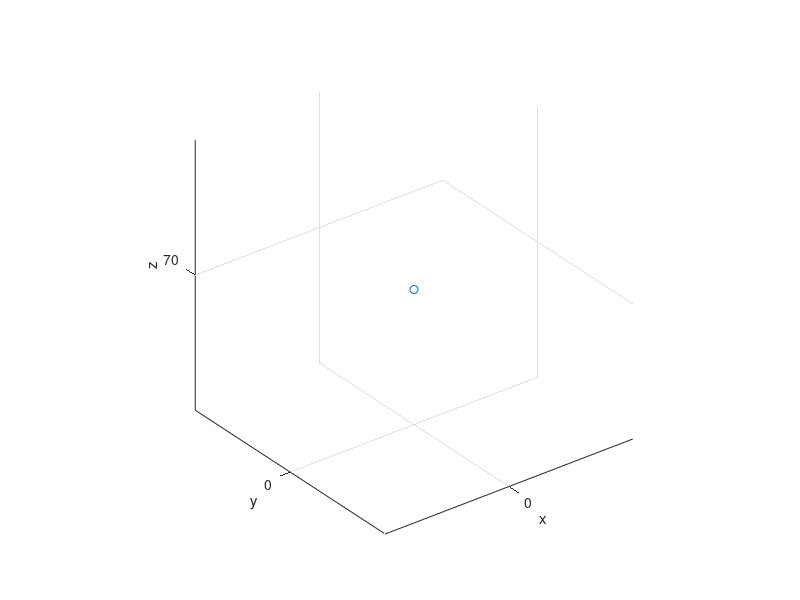

This chart was generated by the following MATLAB code: (Note: this script raises an error after producing the figure.)
%2023/03/26
%一条光线的旅程
%规定：光线方向向量与光线传播方向一致
%长度单位均为mm
clc;format compact;clear;close all
%1.光源
PVs=[0,0,70];
figure;plot3(PVs(1),PVs(2),PVs(3),'o');
hold on;grid on;axis equal
xlabel('x');ylabel('y');zlabel('z');
%2.入射光线1
DVi1=(rotationmat(83,90)*[0;0;1])';%方向
%3.球面镜1(准直)
PVb1=[20,-152.4,70];R1=304.8;%球心与半径
aperture1=25.4;theta_b1M=asind(aperture1./(2.*R1));%口径与张角
%先画一个球心在原点的顶朝上球面镜
phi_b1=linspace(0,360,31);
theta_b1=linspace(0,theta_b1M,31);
zphi_b1=90;ytheta_b1=90; %姿态参数
%旋转+平移
[bx1,by1,bz1]=ball_transform(PVb1,R1,phi_b1,theta_b1,zphi_b1,ytheta_b1);
surf(bx1,by1,bz1, ...
    'FaceColor','interp','EdgeColor','none');
%4.入射光线1与球1交点
PVn1=lbcross(DVi1,PVs,PVb1,R1);%交点
%判断是否在球面镜上
flag_n1=onBallMirror(PVn1,PVb1,R1,theta_b1M,zphi_b1,ytheta_b1)
plot3([PVs(1),PVn1(1)],[PVs(2),PVn1(2)],[PVs(3),PVn1(3)], ...
    'Color','k','LineWidth',1,'Marker','.');%入射光线1
DVn1=balln(PVn1,PVb1);%法向量
%5.反射光线1到入射光线2, DVr1-->DVi2,PVn1-->PVi2
PVr1=reflect(PVs,DVn1,PVn1);%反射光线上一点
DVi2=PVr1-PVn1;% DVr1(略)-->DVi2
PVi2=PVn1;
%6.光栅
PVg1=[40,0,70];%中心位置
lx_g1=25;ly_g1=25;%平铺时的长宽尺寸
zphi_g1=91.2;ytheta_g1=90; %姿态参数
%旋转+平移
[px1,py1,pz1,DVg1]=plane_transform(PVg1,lx_g1,ly_g1,zphi_g1,ytheta_g1);
surf(px1,py1,pz1, ...
    'FaceColor','interp','EdgeColor','none');
%7.入射光线2与光栅的交点
PVn2=lmcross(DVi2,PVi2,DVg1,PVg1);
flag_n2=onPlaneMirror(PVn2,PVg1,lx_g1,ly_g1,zphi_g1,ytheta_g1)
plot3([PVi2(1),PVn2(1)],[PVi2(2),PVn2(2)],[PVi2(3),PVn2(3)], ...
    'Color','k','LineWidth',1,'Marker','.');%入射光线2
%8.反射光线2到入射光线3,DVr2-->DVi3,PVn2-->PVi3
m=-1;%干涉级次
d=1/300;%300条/mm
lambda=[400e-6 500e-6 600e-6 700e-6]';%列向量
PVr2=grating_reflect(m,d,lambda,PVi2,DVg1,PVn2);%矩阵每行是不同波长对应的反射光线上一点坐标
DVi3=PVr2-PVn2;% DVr2(略)-->DVi3
PVi3=PVn2;
%9.球面镜2(会聚)
PVb2=[75,-152.4,70];R2=304.8;%球心与半径
aperture2=25.4;theta_b2M=asind(aperture2./(2.*R2));%口径与张角
%先画一个球心在原点的顶朝上球面镜
phi_b2=linspace(0,360,31);
theta_b2=linspace(0,theta_b2M,31);
zphi_b2=90;ytheta_b2=90; %姿态参数
%旋转+平移
[bx2,by2,bz2]=ball_transform(PVb2,R2,phi_b2,theta_b2,zphi_b2,ytheta_b2);
surf(bx2,by2,bz2, ...
    'FaceColor','interp','EdgeColor','none');
%12.ccd或狭缝或观察屏detector
PVd1=[110,0,70];%中心位置
lx_d1=25;ly_d1=25;%平铺时的长宽尺寸
zphi_d1=90;ytheta_d1=90; %姿态参数
%旋转+平移
[px2,py2,pz2,DVd1]=plane_transform(PVd1,lx_d1,ly_d1,zphi_d1,ytheta_d1);
surf(px2,py2,pz2, ...
    'FaceColor','interp','EdgeColor','none');
%10.入射光线3与球3交点
PVn3=zeros(size(DVi3));DVn3=PVn3;PVr3=PVn3;
DVi4=PVn3;PVn4=PVn3;
for ii=1:length(lambda)
    PVn3(ii,:)=lbcross(DVi3(ii,:),PVi3,PVb2,R2);%暂时没考虑没有交点的情况
    flag_n3=onBallMirror(PVn3(ii,:),PVb2,R2,theta_b2M,zphi_b2,ytheta_b2);
    if flag_n3==0
        continue
    end
    lightcolor=getRGB(lambda(ii)*1e6);
    plot3([PVi3(1),PVn3(ii,1)],[PVi3(2),PVn3(ii,2)],[PVi3(3),PVn3(ii,3)], ...
        'Color',lightcolor,'LineWidth',1,'Marker','.');%入射光线3
    DVn3(ii,:)=balln(PVn3(ii,:),PVb2);
    %11.反射光线3到入射光线4,DVr3-->DVi4,PVn3-->PVi4
    PVr3(ii,:)=reflect(PVi3,DVn3(ii,:),PVn3(ii,:));
    DVi4(ii,:)=PVr3(ii,:)-PVn3(ii,:); %DVr3(略)-->DVi4
    PVi4=PVn3;
    %13.入射光线4与探测器的交点
    PVn4(ii,:)=lmcross(DVi4(ii,:),PVi4(ii,:),DVd1,PVd1);
    flag_n4=onPlaneMirror(PVn4(ii,:),PVd1,lx_d1,ly_d1,zphi_d1,ytheta_d1);
    if flag_n4==1
        plot3([PVi4(ii,1),PVn4(ii,1)],[PVi4(ii,2),PVn4(ii,2)],[PVi4(ii,3),PVn4(ii,3)], ...
            'Color',lightcolor,'LineWidth',1,'Marker','.');%入射光线4
    end
end

%函数
%1.旋转矩阵函数
function Rmat=rotationmat(zphi,ytheta)
    ythetamat=[
        cosd(ytheta),0,sind(ytheta);
        0,1,0;
        -sind(ytheta),0,cosd(ytheta);];%旋转矩阵Ry,先绕y轴转θ
    zphimat=[
        cosd(zphi),-sind(zphi),0;
        sind(zphi),cosd(zphi),0;
        0,0,1;];%旋转矩阵Rz,再绕z轴转φ
    Rmat=zphimat*ythetamat;%先把两个旋转变换乘起来
end
%2画任意位置任意朝向的平面plane_transform
%input:平面中心坐标PVm,x方向长度lx,y方向长度ly,旋转角度zph,ytheta
%返回计算出来的坐标px,py,pz,和法向量用于计算直线与此平面的交点
function [px,py,pz,DVm]=plane_transform(PVm,lx,ly,zphi,ytheta)
    %思路是先画个躺在xoy平面的矩形,然后旋转再平移,与画球面镜做法相似
    [px,py]=meshgrid(linspace(-lx./2,lx./2,5),linspace(-ly./2,ly./2,5));
    pz=zeros(size(px));%纵坐标为0
    Rmat=rotationmat(zphi,ytheta);
    object=[px(1:end);py(1:end);pz(1:end)];
    temp=Rmat*object;
    px(1:end)=temp(1,:)+PVm(1);
    py(1:end)=temp(2,:)+PVm(2);
    pz(1:end)=temp(3,:)+PVm(3);
    DVm=(Rmat*[0;0;1])';%对z轴单位向量作变换
end
%3判断交点PVn在不在平面镜上
function flag=onPlaneMirror(PVn,PVm,lx,ly,zphi,ytheta)
    %旋转矩阵是正交矩阵，它的逆就等于转置，我们把给交点平移，再左乘转置
    Rmat=rotationmat(zphi,ytheta);%旋转矩阵
    PVn_ori=(Rmat')*(PVn-PVm)';
    if abs(PVn_ori(1))<=lx/2 && abs(PVn_ori(2))<=ly/2
        flag=1;
    else
        flag=0;
    end
end
%4.任意直线line与任意平面mirror的交点PVc(cross)
%input: 直线方向DVl和其上一点PVl，平面方向DVm,上面一点的位矢PVm
function PVc=lmcross(DVl,PVl,DVm,PVm)
    %几何意义:PVl到面的垂直分量是DVl方向向量的t倍
    t=dot(DVm,PVm-PVl)./dot(DVm,DVl);
    PVc=t.*DVl+PVl; %直线参数方程
end
%平面镜反射的函数
%5.某点关于线的对称点PVr(reflect)
%input: 点坐标PVi(i表示入射光线上一点)，直线方向DVl和其上一点PVl
function PVr=reflect(PVi,DVl,PVl)
    %法线与辅助平面垂直(线方向和面方向相同),PVi是辅助平面上一点
    PVc=lmcross(DVl,PVl,DVl,PVi);%线方向、位置，面方向、位置
    PVr=2.*PVc-PVi; %c是i与r的中点
%     plot3([PVc(1),PVl(1)],[PVc(2),PVl(2)],[PVc(3),PVl(3)],'--');%法线
end
%6.求直线与球的交点PVn
%input: 直线方向DVl,线上一点PVl,球心PVb,半径R
function [PVn,flag]=lbcross(DVl,PVl,PVb,R)
    DVd=PVl-PVb;
    a=dot(DVl,DVl);
    b=2.*dot(DVd,DVl);
    c=dot(DVd,DVd)-R.^2;
%     %数值求解at^2+bt+c=0
%     syms x
%     S=double(vpasolve(a.*x.^2+b.*x+c == 0, x));
    S=zeros(2,1);
    delta=b.^2-4.*a.*c;
    if delta<0
        disp('与球无交点');
        flag=0;
        return
    end
    S(1)=(-b+delta.^0.5)./(2.*a);
    S(2)=(-b-delta.^0.5)./(2.*a);
    %取大于0且绝对值最小的(前提是光线方向向量是其传播方向)
    t=min(S(S>0));
    PVn=t.*DVl+PVl;
end
%7.球上一点的法向量
%input: 球上一点,球心PVb
function DVn=balln(PVn,PVb)
    DVn=PVb-PVn;
end
%8.计算任意位置任意朝向的球面镜坐标
%input:PVb球心,R半径,取值范围phi,theta,R与theta共同决定口径
%球面镜朝向角度zphi,ytheta
function [sx,sy,sz]=ball_transform(PVb,R,phi,theta,zphi,ytheta)
    [PHI,THETA]=meshgrid(phi,theta);
    %旋转对象(一个球心在原点的顶朝上的球面镜)
    sx=R.*sind(THETA).*cosd(PHI);
    sy=R.*sind(THETA).*sind(PHI);
    sz=R.*cosd(THETA);
%     surf(sx,sy,sz, ...
%     'FaceColor','interp','EdgeColor','none');
    %旋转到想要的方向
    Rmat=rotationmat(zphi,ytheta);
    %将画图时用的三个矩阵合并,每一列的三行对应一个点的xyz坐标
    object=[sx(1:end);sy(1:end);sz(1:end)];
    %旋转变换
    temp=Rmat*object;
    %更新坐标,同时平移
    sx(1:end)=temp(1,:)+PVb(1);
    sy(1:end)=temp(2,:)+PVb(2);
    sz(1:end)=temp(3,:)+PVb(3);
end
%9.判断交点在不在球面镜上
function flag=onBallMirror(PVn,PVb,R,theta_max,zphi,ytheta)
    %旋转矩阵是正交矩阵，它的逆就等于转置，我们把给交点平移，再左乘转置
    %就得到其在初始顶朝上球面镜上的对应点
    Rmat=rotationmat(zphi,ytheta);%旋转矩阵
    PVn_ori=(Rmat')*(PVn-PVb)';
%     plot3(PVn_ori(1),PVn_ori(2),PVn_ori(3),'.');
    if PVn_ori(3)>=R*cosd(theta_max)
        flag=1;
    else
        flag=0;
    end
end
%10.光栅反射函数grating_reflect
%input:级数m,光栅常数d,波长λ(可以是一个列向量),入射光线上一点PVi,法线方向DVl,交界点PVl
function [PVgr,theta_i]=grating_reflect(m,d,lambda,PVi,DVl,PVl)
    %法线与辅助平面垂直DVl就是mirror法向量,且PVi也是辅助平面上一点
    PVc=lmcross(DVl,PVl,DVl,PVi);%线方向、位置，面方向、位置
    %求
    theta_i=acosd(dot(PVi-PVl,PVc-PVl)./(dot(PVi-PVl,PVi-PVl).*dot(PVc-PVl,PVc-PVl)).^0.5);
    theta_r=asind(sind(theta_i)-m.*lambda./d);%列向量
    scalar=tand(theta_r)./tand(theta_i);%列向量
    PVgr=scalar.*(PVc-PVi)+PVc;% 列向量.*行向量 +行向量 
end
%11.闪耀光栅闪耀波长grating_blaze(公式跟用法很相关,但结果挺接近的)
function lambda_b=grating_blaze(m,d,theta_b,theta_i)
    lambda_b=-2.*d.*cosd(theta_i+theta_b).*sind(theta_b)./m;
end
%12.波长转RGB(网上抄的,有点问题,将就着用吧)
%可以研究章佳杰色度学科普文章，自己写一个，应用光学中也有相关知识
function RGB=getRGB(dWave)
    maxPix=1;gamma=1;
    waveArea = [380,440,490,510,580,645,780];
    minusWave = [0,440,440,510,510,645,780];
    deltWave = [1,60,50,20,70,65,35];
    for p=1:length(waveArea)
        if dWave<waveArea(p)
            break
        end
    end
    pVar=abs(minusWave(p)-dWave)/deltWave(p);
    rgbs=[[0,0,0];[pVar,0,1];[0,pVar,1];[0,1,pVar];[pVar,1,0];[1,pVar,0];[1,0,0];[0,0,0]];
    %在光谱边缘处颜色变暗
    if (dWave>=380) && (dWave<420)
        alpha = 0.3+0.7*(dWave-380)/(420-380);
    elseif (dWave>=420) && (dWave<701)
        alpha = 1.0;
    elseif (dWave>=701) && (dWave<780)
        alpha = 0.3+0.7*(780-dWave)/(780-700);
    else
        alpha = 0;       %非可见区
    end
    RGB=maxPix.*(rgbs(p,:).*alpha).^gamma;
end